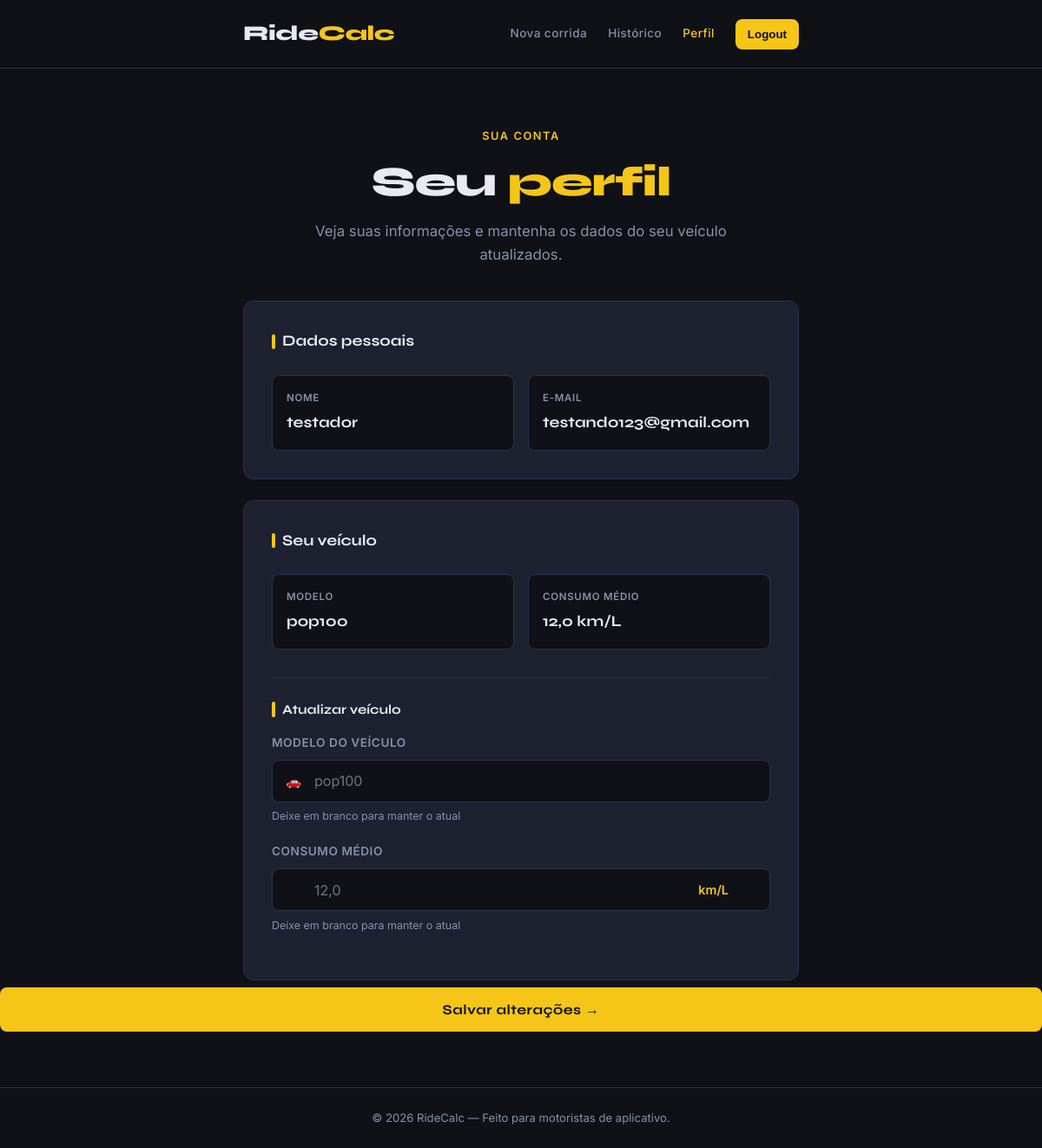
Page /rotecalc/perfil/ (signed in) on the committed database.
### rotecalc/models.py (models this page shows, shortened)
class Motorista(AbstractUser):
    modelo = models.CharField(max_length=50)
    consumo = models.FloatField()

### rotecalc/views.py (the view, shortened to what this page needs)
# urls.py: path('perfil/', views.perfil_app, name='perfil_app'),
@login_required
def perfil_app(request):
    motorista = request.user
    return render(request, "perfil.html", context={
        "motorista": motorista
    })

### rotecalc/templates/perfil.html (shortened to what this page needs)
{% load static %}
<!DOCTYPE html>
<html lang="pt-BR">
<head>
  <link rel="stylesheet" href="{% static 'css/style.css' %}">
  <link rel="stylesheet" href="{% static 'css/perfil.css' %}">
</head>
<body>
  <header class="cabecalho">
    <div class="container">
      <a href="{% url 'corridas_app' %}" class="logo">Ride<span>Calc</span></a>
      <nav class="nav-links">
        <a href="{% url 'corridas_app' %}" class="nav-link">Nova corrida</a>
        <a href="{% url 'historico_app' %}" class="nav-link">Histórico</a>
        <a href="{% url 'perfil_app' %}" class="nav-link ativo">Perfil</a>
        <form action="{% url 'logout_app' %}" method="POST">
          <button type="submit" class="btn-logout">Logout</button>
        </form>
      </nav>
    </div>
  </header>
  <main>
    <section class="hero" aria-labelledby="titulo-hero">
      <div class="container">
        <span class="hero-eyebrow">Sua conta</span>
        <h1 id="titulo-hero">Seu <em>perfil</em></h1>
        <p>Veja suas informações e mantenha os dados do seu veículo atualizados.</p>
      </div>
    </section>
    <section class="perfil-section">
      <div class="container">
        <article class="card" style="margin-bottom: 1.5rem;">
          <h2 class="card-titulo">Dados pessoais</h2>
          <div class="perfil-grade">
            <div class="perfil-item">
              <p class="perfil-rotulo">Nome</p>
              <p class="perfil-valor">{{ motorista.first_name }}</p>
            </div>
            <div class="perfil-item">
              <p class="perfil-rotulo">E-mail</p>
              <p class="perfil-valor">{{ motorista.email }}</p>
            </div>
          </div>
        </article>
        <article class="card">
          <h2 class="card-titulo">Seu veículo</h2>
          <div class="perfil-grade" style="margin-bottom: 2rem;">
            <div class="perfil-item">
              <p class="perfil-rotulo">Modelo</p>
              <p class="perfil-valor">{{ motorista.modelo }}</p>
            </div>
            <div class="perfil-item">
              <p class="perfil-rotulo">Consumo médio</p>
              <p class="perfil-valor">{{ motorista.consumo }} km/L</p>
            </div>
          </div>
          <hr class="divisor" />
          <h3 class="card-titulo" style="font-size: 0.95rem; margin-bottom: 1rem;">
            Atualizar veículo
          </h3>
          <form action="{% url 'perfil_app' %}" method="POST" novalidate>
            <div class="campo">
              <label for="modelo">Modelo do veículo</label>
              <div class="input-wrapper">
                <span class="input-prefixo" aria-hidden="true">🚗</span>
                <input
                  type="text"
                  id="modelo"
                  name="modelo"
                  placeholder="{{ motorista.modelo }}"
                  autocomplete="off"
                />
              </div>
              <p class="campo-dica">Deixe em branco para manter o atual</p>
            </div>
            <div class="campo">
              <label for="consumo">Consumo médio</label>
              <div class="input-wrapper">
                <span class="input-sufixo" aria-hidden="true">km/L</span>
                <input
                  type="number"
                  id="consumo"
                  name="consumo"
                  placeholder="{{ motorista.consumo }}"
                  min="1"
                  step="0.5"
                  autocomplete="off"
                />
              </div>
              <p class="campo-dica">Deixe em branco para manter o atual</p>
            </div>
            </div>
            <button type="submit" class="btn-calcular">
              Salvar alterações →
            </button>
    </section>
  </main>
  <footer class="rodape">
    <div class="container">
      <p>© 2026 RideCalc &mdash; Feito para motoristas de aplicativo.</p>
    </div>
  </footer>
</body>
</html>

### templates/static/css/style.css (style rules this page uses)
:root { --cor-fundo: #0F1117; --cor-card: #1E2130; --cor-borda: #2C3050; --cor-acento: #F5C518; --cor-acento-hover: #FFD740; --cor-texto: #E8EAF0; --cor-texto-fraco: #8890AA; --cor-sucesso: #4CAF50; --cor-perigo: #F44336; --fonte-titulo: 'Syne', sans-serif; --fonte-corpo: 'Inter', sans-serif; --raio-borda: 12px; }
*, *::before, *::after { box-sizing: border-box; margin: 0; padding: 0; }
body { background-color: var(--cor-fundo); color: var(--cor-texto); font-family: var(--fonte-corpo); font-size: 1rem; line-height: 1.6; min-height: 100vh; }
.container { max-width: 680px; margin: 0 auto; padding: 0 1.25rem; }
.cabecalho { border-bottom: 1px solid var(--cor-borda); padding: 1.25rem 0; }
.cabecalho .container { display: flex; align-items: center; justify-content: space-between; }
.logo { font-family: var(--fonte-titulo); font-size: 1.5rem; font-weight: 800; color: var(--cor-texto); text-decoration: none; letter-spacing: -0.5px; }
.logo span { color: var(--cor-acento); }
.hero { padding: 4rem 0 2.5rem; text-align: center; }
.hero-eyebrow { display: inline-block; color: var(--cor-acento); font-size: 0.8rem; font-weight: 600; letter-spacing: 0.12em; text-transform: uppercase; margin-bottom: 1rem; }
.hero h1 { font-family: var(--fonte-titulo); font-size: clamp(2rem, 6vw, 3rem); font-weight: 800; line-height: 1.1; letter-spacing: -1px; margin-bottom: 1rem; }
.hero h1 em { color: var(--cor-acento); font-style: normal; }
.hero p { color: var(--cor-texto-fraco); font-size: 1.05rem; max-width: 480px; margin: 0 auto; }
.card { background: var(--cor-card); border: 1px solid var(--cor-borda); border-radius: var(--raio-borda); padding: 2rem; }
.card-titulo { font-family: var(--fonte-titulo); font-size: 1.1rem; font-weight: 700; margin-bottom: 1.5rem; display: flex; align-items: center; gap: 0.5rem; }
.card-titulo::before { content: ''; display: inline-block; width: 4px; height: 1.1rem; background: var(--cor-acento); border-radius: 2px; }
.campo { margin-bottom: 1.25rem; }
.campo label { display: block; font-size: 0.85rem; font-weight: 600; color: var(--cor-texto-fraco); letter-spacing: 0.04em; text-transform: uppercase; margin-bottom: 0.5rem; }
.input-wrapper { position: relative; display: flex; align-items: center; }
.input-prefixo { position: absolute; left: 1rem; color: var(--cor-acento); font-weight: 600; font-size: 0.9rem; pointer-events: none; user-select: none; }
.input-sufixo { position: absolute; right: 3rem; color: var(--cor-acento); font-weight: 600; font-size: 0.9rem; pointer-events: none; user-select: none; }
.campo input[type="number"], .campo input[type="text"], .campo input[type="email"], .campo input[type="password"], .campo select { width: 100%; background: var(--cor-fundo); border: 1.5px solid var(--cor-borda); border-radius: 8px; color: var(--cor-texto); font-family: var(--fonte-corpo); font-size: 1rem; padding: 0.85rem 1rem 0.85rem 3rem; outline: none; transition: border-color 0.2s; }
.campo-dica { font-size: 0.78rem; color: var(--cor-texto-fraco); margin-top: 0.4rem; }
.divisor { border: none; border-top: 1px solid var(--cor-borda); margin: 1.5rem 0; }
.btn-calcular { display: block; width: 100%; background: var(--cor-acento); color: #0F1117; border: none; border-radius: 8px; font-family: var(--fonte-titulo); font-size: 1rem; font-weight: 700; letter-spacing: 0.03em; padding: 1rem; margin-top: 0.5rem; cursor: pointer; transition: background 0.2s, transform 0.1s; }
.rodape { border-top: 1px solid var(--cor-borda); padding: 1.5rem 0; text-align: center; color: var(--cor-texto-fraco); font-size: 0.82rem; }
.nav-links { display: flex; gap: 1.5rem; align-items: center; }
.nav-link { font-size: 0.85rem; font-weight: 500; color: var(--cor-texto-fraco); text-decoration: none; letter-spacing: 0.03em; transition: color 0.2s; }
.nav-link.ativo { color: var(--cor-acento); }
.btn-logout { display: block; gap: 8px; padding: 10px 14px; background: #F5C518; border: none; color: #0F1117; border-radius: 8px; font-weight: 600; transition: 0.2s; }

### rows in the picture
Motorista: first_name "testador", email "testando123@gmail.com", modelo "pop100", consumo "12,0"
